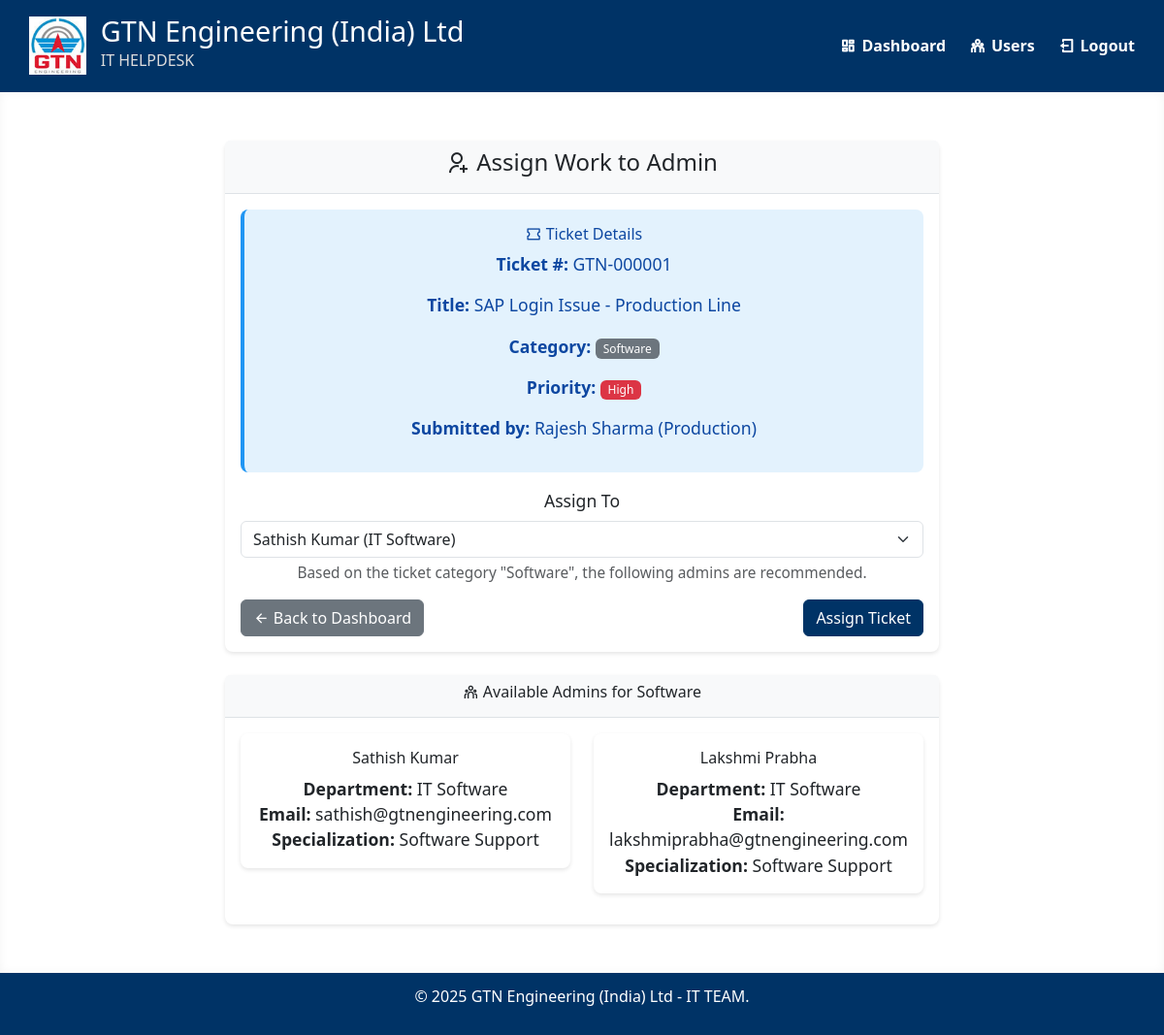
Screenshot of /assign-work/1 (signed in) with the database file from the repository.
### models.py (models this page shows, shortened)
class Ticket(db.Model):
    __tablename__ = 'tickets'
    id = db.Column(db.Integer, primary_key=True)
    title = db.Column(db.String(200), nullable=False)
    description = db.Column(db.Text, nullable=False)
    category = db.Column(db.String(50), nullable=False)  # Hardware, Software, Network, Other
    priority = db.Column(db.String(20), nullable=False)  # Low, Medium, High, Critical
    status = db.Column(db.String(20), nullable=False, default='Open')  # Open, In Progress, Resolved, Closed
    user_name = db.Column(db.String(100), nullable=False)  # Full name of user who created ticket
    user_ip_address = db.Column(db.String(45), nullable=True)  # IP address when ticket was created
    user_system_name = db.Column(db.String(100), nullable=True)  # System name when ticket was created
    user_id = db.Column(db.Integer, db.ForeignKey('users.id'), nullable=False)
    assigned_to = db.Column(db.Integer, db.ForeignKey('users.id'), nullable=True)
    created_at = db.Column(db.DateTime, default=datetime.utcnow)
    updated_at = db.Column(db.DateTime, default=datetime.utcnow, onupdate=datetime.utcnow)
    resolved_at = db.Column(db.DateTime, nullable=True)
    comments = db.relationship('TicketComment', backref='ticket', lazy=True, cascade='all, delete-orphan')
    @property
    def ticket_number(self):
        return f"GTN-{self.id:06d}"

class User(db.Model):
    __tablename__ = 'users'
    id = db.Column(db.Integer, primary_key=True)
    username = db.Column(db.String(80), unique=True, nullable=False)
    email = db.Column(db.String(120), unique=True, nullable=False)
    password_hash = db.Column(db.String(256), nullable=False)
    first_name = db.Column(db.String(50), nullable=False)
    last_name = db.Column(db.String(50), nullable=False)
    department = db.Column(db.String(100), nullable=True)
    role = db.Column(db.String(20), default='user')  # user, admin, super_admin
    is_admin = db.Column(db.Boolean, default=False)
    ip_address = db.Column(db.String(45), nullable=True)  # IPv4/IPv6
    system_name = db.Column(db.String(100), nullable=True)
    profile_image = db.Column(db.String(200), nullable=True)
    created_at = db.Column(db.DateTime, default=datetime.utcnow)
    tickets = db.relationship('Ticket', backref='user', lazy=True, foreign_keys='Ticket.user_id')
    assigned_tickets = db.relationship('Ticket', backref='assignee', lazy=True, foreign_keys='Ticket.assigned_to')
    @property
    def full_name(self):
        return f"{self.first_name} {self.last_name}"
    @property
    def is_super_admin(self):
        return self.role == 'super_admin'

### routes.py (the view)
    def decorated_function(*args, **kwargs):
        if not is_logged_in():
            flash('Please log in to access this page.', 'warning')
            return redirect(url_for('admin_login'))
        user = get_current_user()
        if not user or not user.is_admin:
            flash('Admin access required.', 'error')
            return redirect(url_for('index'))
        return f(*args, **kwargs)

### forms.py
class AssignTicketForm(FlaskForm):
    assigned_to = SelectField('Assign To', coerce=int, validators=[DataRequired()])
    submit = SubmitField('Assign Ticket')
    def __init__(self, *args, **kwargs):
        super(AssignTicketForm, self).__init__(*args, **kwargs)
        self.assigned_to.choices = [(user.id, user.full_name) for user in User.query.filter_by(is_admin=True).all()]

### routes.py (called while the page is built, shortened)
def is_logged_in():
    return 'user_id' in session

def get_current_user():
    if is_logged_in():
        return User.query.get(session['user_id'])
    return None

def admin_required(f):
    def decorated_function(*args, **kwargs):
        if not is_logged_in():
            flash('Please log in to access this page.', 'warning')
            return redirect(url_for('admin_login'))
        user = get_current_user()
        if not user or not user.is_admin:
            flash('Admin access required.', 'error')
            return redirect(url_for('index'))
        return f(*args, **kwargs)
    decorated_function.__name__ = f.__name__
    return decorated_function

@app.route('/assign-work/<int:ticket_id>', methods=['GET', 'POST'])
@admin_required
def assign_work(ticket_id):
    user = get_current_user()
    if not user.is_super_admin:
        flash('Super Admin access required.', 'error')
        return redirect(url_for('index'))
    ticket = Ticket.query.get_or_404(ticket_id)
    if ticket.category in ['Hardware']:
        admins = User.query.filter_by(role='admin', department='IT Hardware').all()
    elif ticket.category in ['Software']:
        admins = User.query.filter_by(role='admin', department='IT Software').all()
    else:
        admins = User.query.filter_by(role='admin').all()
    form = AssignTicketForm()
    form.assigned_to.choices = [(admin.id, f"{admin.full_name} ({admin.department})") for admin in admins]
    return render_template('assign_work.html', form=form, ticket=ticket, admins=admins)

### templates/assign_work.html (shortened to what this page needs)
{% extends "base.html" %}
{% block content %}
    <div class="container">
        <div class="row justify-content-center">
            <div class="col-md-8">
                <div class="card">
                    <div class="card-header">
                        <h4><i class="ri-user-add-line"></i> Assign Work to Admin</h4>
                    </div>
                    <div class="card-body">
                        <div class="alert alert-info">
                            <h6><i class="ri-ticket-line"></i> Ticket Details</h6>
                            <p><strong>Ticket #:</strong> {{ ticket.ticket_number }}</p>
                            <p><strong>Title:</strong> {{ ticket.title }}</p>
                            <p><strong>Category:</strong>
                                <span class="badge bg-secondary">{{ ticket.category }}</span>
                            </p>
                            <p><strong>Priority:</strong>
                                {% set priority_class = {
                                    'Low': 'success',
                                    'Medium': 'warning',
                                    'High': 'danger',
                                    'Critical': 'dark'
                                } %}
                                <span class="badge bg-{{ priority_class[ticket.priority] }}">
                                    {{ ticket.priority }}
                                </span>
                            </p>
                            <p><strong>Submitted by:</strong> {{ ticket.user.full_name }} ({{ ticket.user.department }})</p>
                        </div>
                        <form method="POST">
                            <div class="mb-3">
                                {{ form.assigned_to.label(class="form-label") }}
                                {{ form.assigned_to(class="form-select" + (" is-invalid" if form.assigned_to.errors else "")) }}
                                <div class="form-text">
                                    Based on the ticket category "{{ ticket.category }}", the following admins are recommended.
                                </div>
                            </div>
                            <div class="d-flex justify-content-between">
                                <a href="{{ url_for('super_admin_dashboard') }}" class="btn btn-secondary">
                                    <i class="ri-arrow-left-line"></i> Back to Dashboard
                                </a>
                                {{ form.submit(class="btn btn-primary") }}
                            </div>
                        </form>
                    </div>
                </div>
                <div class="card mt-4">
                    <div class="card-header">
                        <h6><i class="ri-team-line"></i> Available Admins for {{ ticket.category }}</h6>
                    </div>
                    <div class="card-body">
                        {% if admins %}
                            <div class="row">
                                {% for admin in admins %}
                                    <div class="col-md-6 mb-3">
                                        <div class="card">
                                            <div class="card-body">
                                                <h6 class="card-title">{{ admin.full_name }}</h6>
                                                <p class="card-text">
                                                    <strong>Department:</strong> {{ admin.department }}<br>
                                                    <strong>Email:</strong> {{ admin.email }}<br>
                                                    <strong>Specialization:</strong> {{ ticket.category }} Support
                                                </p>
                                            </div>
                                        </div>
                                    </div>
                                {% endfor %}
                            </div>
                        {% else %}
                            <div class="alert alert-warning">
                                <i class="ri-alert-line"></i> No admins available for this category.
                                Please assign to a general admin or create specialized admin accounts.
                            </div>
                        {% endif %}
                    </div>
                </div>
            </div>
        </div>
    </div>
{% endblock %}

### static/style.css (style rules this page uses)
* { margin: 0; padding: 0; box-sizing: border-box; }
body, html { height: 100%; font-family: 'Segoe UI', Tahoma, Geneva, Verdana, sans-serif; background: #f4f4f4; display: flex; flex-direction: column; }
.btn-primary { background-color: #003366; border-color: #003366; }
.card { border: none; box-shadow: 0 2px 4px rgba(0,0,0,0.1); border-radius: 8px; }
.card-header { background-color: #f8f9fa; border-bottom: 1px solid #dee2e6; font-weight: 600; }
.badge { font-size: 0.75rem; font-weight: 500; }
.alert { border: none; border-radius: 8px; }
.alert-info { background-color: #e3f2fd; border-left: 4px solid #2196f3; color: #0d47a1; }

### rows the page displays
Ticket: ticket_number "GTN-000001", title "SAP Login Issue - Production Line", category "Software", priority "High"
User: user.full_name "Rajesh Sharma", user.department "Production"
User: full_name "Sathish Kumar", department "IT Software", email "sathish@gtnengineering.com"
User: full_name "Lakshmi Prabha", department "IT Software", email "lakshmiprabha@gtnengineering.com"
